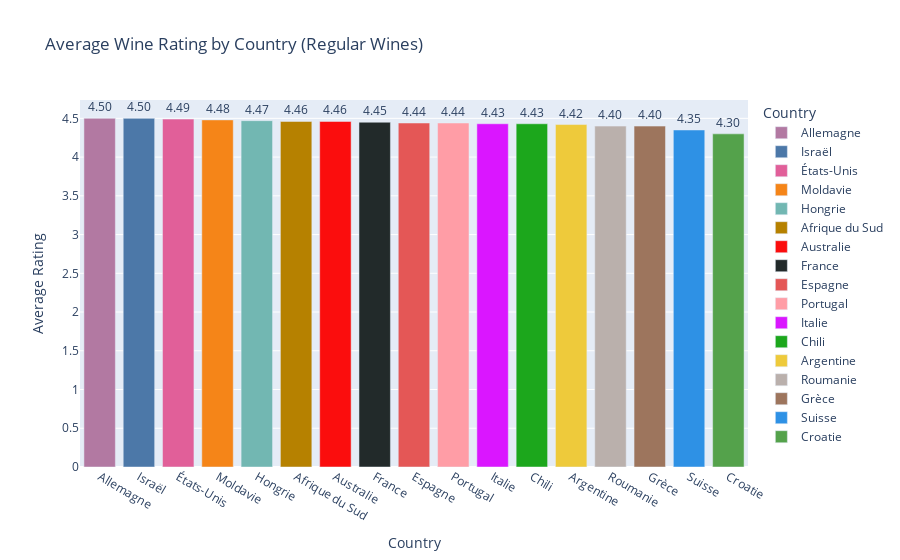
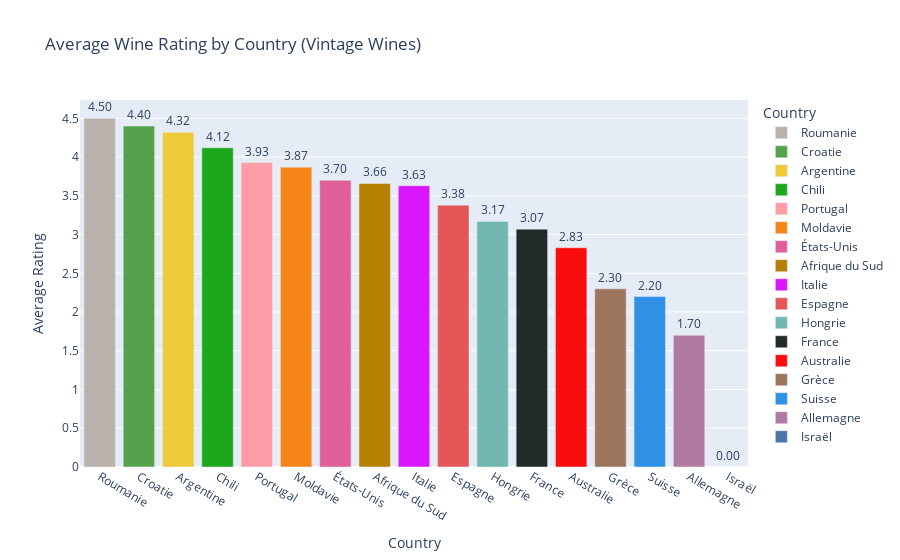

The notebook cell saved with these charts, in order:
### Code cell
df_countries = pd.read_csv("06_part_01.csv")
df_vintages = pd.read_csv("06_part_02.csv")

regular_countries = ['Allemagne', 'Israël', 'États-Unis', 'Moldavie', 'Hongrie', 
                     'Afrique du Sud', 'Australie', 'France', 'Espagne', 'Portugal', 
                     'Chili', 'Italie', 'Argentine', 'Grèce', 'Roumanie', 'Suisse', 'Croatie']

vintage_countries = ['Roumanie', 'Croatie', 'Argentine', 'Chili', 'Portugal', 
                     'Moldavie', 'États-Unis', 'Afrique du Sud', 'Italie', 'Espagne', 
                     'Hongrie', 'France', 'Australie', 'Grèce', 'Suisse', 
                     'Allemagne', 'Israël']

all_countries = list(set(regular_countries + vintage_countries))

extended_palette = px.colors.qualitative.T10 + px.colors.qualitative.Dark24 + px.colors.qualitative.Set3

if len(all_countries) > len(extended_palette):
    extended_palette = extended_palette * (len(all_countries) // len(extended_palette) + 1)

country_color_map = {country: extended_palette[i] for i, country in enumerate(all_countries)}

country_avg_ratings = df_countries.groupby('country_name')['average_rating'].mean().round(2).reset_index()
country_avg_ratings = country_avg_ratings.sort_values(by='average_rating', ascending=False)

fig_country = px.bar(
    country_avg_ratings, 
    x='country_name', 
    y='average_rating', 
    title='Average Wine Rating by Country (Regular Wines)',
    labels={'average_rating': 'Average Rating', 'country_name': 'Country'},
    text='average_rating',
    color='country_name',
    color_discrete_map=country_color_map  
)

fig_country.update_traces(texttemplate='%{text:.2f}', textposition='outside')
fig_country.update_layout(uniformtext_minsize=8, uniformtext_mode='hide')

fig_country.show()

vintage_country_avg_ratings = df_vintages.groupby('country_name')['average_rating'].mean().round(2).reset_index()
vintage_country_avg_ratings = vintage_country_avg_ratings.sort_values(by='average_rating', ascending=False)

fig_vintage_country = px.bar(
    vintage_country_avg_ratings, 
    x='country_name', 
    y='average_rating', 
    title='Average Wine Rating by Country (Vintage Wines)',
    labels={'average_rating': 'Average Rating', 'country_name': 'Country'},
    text='average_rating',
    color='country_name',
    color_discrete_map=country_color_map  
)

fig_vintage_country.update_traces(texttemplate='%{text:.2f}', textposition='outside')
fig_vintage_country.update_layout(uniformtext_minsize=8, uniformtext_mode='hide')

fig_vintage_country.show()

### Figure 1 — Plotly figure (JSON) as saved in the notebook; plotly's stock layout.template omitted (floating-point values rounded to 4 significant figures)
{"data": [{"alignmentgroup": "True", "hovertemplate": "Country=%{x}<br>Average Rating=%{text}<extra></extra>", "legendgroup": "Allemagne", "marker": {"color": "#B279A2", "pattern": {"shape": ""}}, "name": "Allemagne", "offsetgroup": "Allemagne", "orientation": "v", "showlegend": true, "text": [4.5], "textposition": "outside", "texttemplate": "%{text:.2f}", "type": "bar", "x": ["Allemagne"], "xaxis": "x", "y": [4.5], "yaxis": "y"}, {"alignmentgroup": "True", "hovertemplate": "Country=%{x}<br>Average Rating=%{text}<extra></extra>", "legendgroup": "Israël", "marker": {"color": "#4C78A8", "pattern": {"shape": ""}}, "name": "Israël", "offsetgroup": "Israël", "orientation": "v", "showlegend": true, "text": [4.5], "textposition": "outside", "texttemplate": "%{text:.2f}", "type": "bar", "x": ["Israël"], "xaxis": "x", "y": [4.5], "yaxis": "y"}, {"alignmentgroup": "True", "hovertemplate": "Country=%{x}<br>Average Rating=%{text}<extra></extra>", "legendgroup": "États-Unis", "marker": {"color": "#E15F99", "pattern": {"shape": ""}}, "name": "États-Unis", "offsetgroup": "États-Unis", "orientation": "v", "showlegend": true, "text": [4.49], "textposition": "outside", "texttemplate": "%{text:.2f}", "type": "bar", "x": ["États-Unis"], "xaxis": "x", "y": [4.49], "yaxis": "y"}, {"alignmentgroup": "True", "hovertemplate": "Country=%{x}<br>Average Rating=%{text}<extra></extra>", "legendgroup": "Moldavie", "marker": {"color": "#F58518", "pattern": {"shape": ""}}, "name": "Moldavie", "offsetgroup": "Moldavie", "orientation": "v", "showlegend": true, "text": [4.48], "textposition": "outside", "texttemplate": "%{text:.2f}", "type": "bar", "x": ["Moldavie"], "xaxis": "x", "y": [4.48], "yaxis": "y"}, {"alignmentgroup": "True", "hovertemplate": "Country=%{x}<br>Average Rating=%{text}<extra></extra>", "legendgroup": "Hongrie", "marker": {"color": "#72B7B2", "pattern": {"shape": ""}}, "name": "Hongrie", "offsetgroup": "Hongrie", "orientation": "v", "showlegend": true, "text": [4.47], "textposition": "outside", "texttemplate": "%{text:.2f}", "type": "bar", "x": ["Hongrie"], "xaxis": "x", "y": [4.47], "yaxis": "y"}, {"alignmentgroup": "True", "hovertemplate": "Country=%{x}<br>Average Rating=%{text}<extra></extra>", "legendgroup": "Afrique du Sud", "marker": {"color": "#B68100", "pattern": {"shape": ""}}, "name": "Afrique du Sud", "offsetgroup": "Afrique du Sud", "orientation": "v", "showlegend": true, "text": [4.46], "textposition": "outside", "texttemplate": "%{text:.2f}", "type": "bar", "x": ["Afrique du Sud"], "xaxis": "x", "y": [4.46], "yaxis": "y"}, {"alignmentgroup": "True", "hovertemplate": "Country=%{x}<br>Average Rating=%{text}<extra></extra>", "legendgroup": "Australie", "marker": {"color": "#FB0D0D", "pattern": {"shape": ""}}, "name": "Australie", "offsetgroup": "Australie", "orientation": "v", "showlegend": true, "text": [4.46], "textposition": "outside", "texttemplate": "%{text:.2f}", "type": "bar", "x": ["Australie"], "xaxis": "x", "y": [4.46], "yaxis": "y"}, {"alignmentgroup": "True", "hovertemplate": "Country=%{x}<br>Average Rating=%{text}<extra></extra>", "legendgroup": "France", "marker": {"color": "#222A2A", "pattern": {"shape": ""}}, "name": "France", "offsetgroup": "France", "orientation": "v", "showlegend": true, "text": [4.45], "textposition": "outside", "texttemplate": "%{text:.2f}", "type": "bar", "x": ["France"], "xaxis": "x", "y": [4.45], "yaxis": "y"}, {"alignmentgroup": "True", "hovertemplate": "Country=%{x}<br>Average Rating=%{text}<extra></extra>", "legendgroup": "Espagne", "marker": {"color": "#E45756", "pattern": {"shape": ""}}, "name": "Espagne", "offsetgroup": "Espagne", "orientation": "v", "showlegend": true, "text": [4.44], "textposition": "outside", "texttemplate": "%{text:.2f}", "type": "bar", "x": ["Espagne"], "xaxis": "x", "y": [4.44], "yaxis": "y"}, {"alignmentgroup": "True", "hovertemplate": "Country=%{x}<br>Average Rating=%{text}<extra></extra>", "legendgroup": "Portugal", "marker": {"color": "#FF9DA6", "pattern": {"shape": ""}}, "name": "Portugal", "offsetgroup": "Portugal", "orientation": "v", "showlegend": true, "text": [4.44], "textposition": "outside", "texttemplate": "%{text:.2f}", "type": "bar", "x": ["Portugal"], "xaxis": "x", "y": [4.44], "yaxis": "y"}, {"alignmentgroup": "True", "hovertemplate": "Country=%{x}<br>Average Rating=%{text}<extra></extra>", "legendgroup": "Italie", "marker": {"color": "#DA16FF", "pattern": {"shape": ""}}, "name": "Italie", "offsetgroup": "Italie", "orientation": "v", "showlegend": true, "text": [4.43], "textposition": "outside", "texttemplate": "%{text:.2f}", "type": "bar", "x": ["Italie"], "xaxis": "x", "y": [4.43], "yaxis": "y"}, {"alignmentgroup": "True", "hovertemplate": "Country=%{x}<br>Average Rating=%{text}<extra></extra>", "legendgroup": "Chili", "marker": {"color": "#1CA71C", "pattern": {"shape": ""}}, "name": "Chili", "offsetgroup": "Chili", "orientation": "v", "showlegend": true, "text": [4.43], "textposition": "outside", "texttemplate": "%{text:.2f}", "type": "bar", "x": ["Chili"], "xaxis": "x", "y": [4.43], "yaxis": "y"}, {"alignmentgroup": "True", "hovertemplate": "Country=%{x}<br>Average Rating=%{text}<extra></extra>", "legendgroup": "Argentine", "marker": {"color": "#EECA3B", "pattern": {"shape": ""}}, "name": "Argentine", "offsetgroup": "Argentine", "orientation": "v", "showlegend": true, "text": [4.42], "textposition": "outside", "texttemplate": "%{text:.2f}", "type": "bar", "x": ["Argentine"], "xaxis": "x", "y": [4.42], "yaxis": "y"}, {"alignmentgroup": "True", "hovertemplate": "Country=%{x}<br>Average Rating=%{text}<extra></extra>", "legendgroup": "Roumanie", "marker": {"color": "#BAB0AC", "pattern": {"shape": ""}}, "name": "Roumanie", "offsetgroup": "Roumanie", "orientation": "v", "showlegend": true, "text": [4.4], "textposition": "outside", "texttemplate": "%{text:.2f}", "type": "bar", "x": ["Roumanie"], "xaxis": "x", "y": [4.4], "yaxis": "y"}, {"alignmentgroup": "True", "hovertemplate": "Country=%{x}<br>Average Rating=%{text}<extra></extra>", "legendgroup": "Grèce", "marker": {"color": "#9D755D", "pattern": {"shape": ""}}, "name": "Grèce", "offsetgroup": "Grèce", "orientation": "v", "showlegend": true, "text": [4.4], "textposition": "outside", "texttemplate": "%{text:.2f}", "type": "bar", "x": ["Grèce"], "xaxis": "x", "y": [4.4], "yaxis": "y"}, {"alignmentgroup": "True", "hovertemplate": "Country=%{x}<br>Average Rating=%{text}<extra></extra>", "legendgroup": "Suisse", "marker": {"color": "#2E91E5", "pattern": {"shape": ""}}, "name": "Suisse", "offsetgroup": "Suisse", "orientation": "v", "showlegend": true, "text": [4.35], "textposition": "outside", "texttemplate": "%{text:.2f}", "type": "bar", "x": ["Suisse"], "xaxis": "x", "y": [4.35], "yaxis": "y"}, {"alignmentgroup": "True", "hovertemplate": "Country=%{x}<br>Average Rating=%{text}<extra></extra>", "legendgroup": "Croatie", "marker": {"color": "#54A24B", "pattern": {"shape": ""}}, "name": "Croatie", "offsetgroup": "Croatie", "orientation": "v", "showlegend": true, "text": [4.3], "textposition": "outside", "texttemplate": "%{text:.2f}", "type": "bar", "x": ["Croatie"], "xaxis": "x", "y": [4.3], "yaxis": "y"}], "layout": {"barmode": "relative", "legend": {"title": {"text": "Country"}, "tracegroupgap": 0}, "title": {"text": "Average Wine Rating by Country (Regular Wines)"}, "uniformtext": {"minsize": 8, "mode": "hide"}, "xaxis": {"anchor": "y", "categoryarray": ["Allemagne", "Israël", "États-Unis", "Moldavie", "Hongrie", "Afrique du Sud", "Australie", "France", "Espagne", "Portugal", "Italie", "Chili", "Argentine", "Roumanie", "Grèce", "Suisse", "Croatie"], "categoryorder": "array", "domain": [0, 1], "title": {"text": "Country"}}, "yaxis": {"anchor": "x", "domain": [0, 1], "title": {"text": "Average Rating"}}}}

### Figure 2 — Plotly figure (JSON) as saved in the notebook; plotly's stock layout.template omitted (floating-point values rounded to 4 significant figures)
{"data": [{"alignmentgroup": "True", "hovertemplate": "Country=%{x}<br>Average Rating=%{text}<extra></extra>", "legendgroup": "Roumanie", "marker": {"color": "#BAB0AC", "pattern": {"shape": ""}}, "name": "Roumanie", "offsetgroup": "Roumanie", "orientation": "v", "showlegend": true, "text": [4.5], "textposition": "outside", "texttemplate": "%{text:.2f}", "type": "bar", "x": ["Roumanie"], "xaxis": "x", "y": [4.5], "yaxis": "y"}, {"alignmentgroup": "True", "hovertemplate": "Country=%{x}<br>Average Rating=%{text}<extra></extra>", "legendgroup": "Croatie", "marker": {"color": "#54A24B", "pattern": {"shape": ""}}, "name": "Croatie", "offsetgroup": "Croatie", "orientation": "v", "showlegend": true, "text": [4.4], "textposition": "outside", "texttemplate": "%{text:.2f}", "type": "bar", "x": ["Croatie"], "xaxis": "x", "y": [4.4], "yaxis": "y"}, {"alignmentgroup": "True", "hovertemplate": "Country=%{x}<br>Average Rating=%{text}<extra></extra>", "legendgroup": "Argentine", "marker": {"color": "#EECA3B", "pattern": {"shape": ""}}, "name": "Argentine", "offsetgroup": "Argentine", "orientation": "v", "showlegend": true, "text": [4.32], "textposition": "outside", "texttemplate": "%{text:.2f}", "type": "bar", "x": ["Argentine"], "xaxis": "x", "y": [4.32], "yaxis": "y"}, {"alignmentgroup": "True", "hovertemplate": "Country=%{x}<br>Average Rating=%{text}<extra></extra>", "legendgroup": "Chili", "marker": {"color": "#1CA71C", "pattern": {"shape": ""}}, "name": "Chili", "offsetgroup": "Chili", "orientation": "v", "showlegend": true, "text": [4.12], "textposition": "outside", "texttemplate": "%{text:.2f}", "type": "bar", "x": ["Chili"], "xaxis": "x", "y": [4.12], "yaxis": "y"}, {"alignmentgroup": "True", "hovertemplate": "Country=%{x}<br>Average Rating=%{text}<extra></extra>", "legendgroup": "Portugal", "marker": {"color": "#FF9DA6", "pattern": {"shape": ""}}, "name": "Portugal", "offsetgroup": "Portugal", "orientation": "v", "showlegend": true, "text": [3.93], "textposition": "outside", "texttemplate": "%{text:.2f}", "type": "bar", "x": ["Portugal"], "xaxis": "x", "y": [3.93], "yaxis": "y"}, {"alignmentgroup": "True", "hovertemplate": "Country=%{x}<br>Average Rating=%{text}<extra></extra>", "legendgroup": "Moldavie", "marker": {"color": "#F58518", "pattern": {"shape": ""}}, "name": "Moldavie", "offsetgroup": "Moldavie", "orientation": "v", "showlegend": true, "text": [3.87], "textposition": "outside", "texttemplate": "%{text:.2f}", "type": "bar", "x": ["Moldavie"], "xaxis": "x", "y": [3.87], "yaxis": "y"}, {"alignmentgroup": "True", "hovertemplate": "Country=%{x}<br>Average Rating=%{text}<extra></extra>", "legendgroup": "États-Unis", "marker": {"color": "#E15F99", "pattern": {"shape": ""}}, "name": "États-Unis", "offsetgroup": "États-Unis", "orientation": "v", "showlegend": true, "text": [3.7], "textposition": "outside", "texttemplate": "%{text:.2f}", "type": "bar", "x": ["États-Unis"], "xaxis": "x", "y": [3.7], "yaxis": "y"}, {"alignmentgroup": "True", "hovertemplate": "Country=%{x}<br>Average Rating=%{text}<extra></extra>", "legendgroup": "Afrique du Sud", "marker": {"color": "#B68100", "pattern": {"shape": ""}}, "name": "Afrique du Sud", "offsetgroup": "Afrique du Sud", "orientation": "v", "showlegend": true, "text": [3.66], "textposition": "outside", "texttemplate": "%{text:.2f}", "type": "bar", "x": ["Afrique du Sud"], "xaxis": "x", "y": [3.66], "yaxis": "y"}, {"alignmentgroup": "True", "hovertemplate": "Country=%{x}<br>Average Rating=%{text}<extra></extra>", "legendgroup": "Italie", "marker": {"color": "#DA16FF", "pattern": {"shape": ""}}, "name": "Italie", "offsetgroup": "Italie", "orientation": "v", "showlegend": true, "text": [3.63], "textposition": "outside", "texttemplate": "%{text:.2f}", "type": "bar", "x": ["Italie"], "xaxis": "x", "y": [3.63], "yaxis": "y"}, {"alignmentgroup": "True", "hovertemplate": "Country=%{x}<br>Average Rating=%{text}<extra></extra>", "legendgroup": "Espagne", "marker": {"color": "#E45756", "pattern": {"shape": ""}}, "name": "Espagne", "offsetgroup": "Espagne", "orientation": "v", "showlegend": true, "text": [3.38], "textposition": "outside", "texttemplate": "%{text:.2f}", "type": "bar", "x": ["Espagne"], "xaxis": "x", "y": [3.38], "yaxis": "y"}, {"alignmentgroup": "True", "hovertemplate": "Country=%{x}<br>Average Rating=%{text}<extra></extra>", "legendgroup": "Hongrie", "marker": {"color": "#72B7B2", "pattern": {"shape": ""}}, "name": "Hongrie", "offsetgroup": "Hongrie", "orientation": "v", "showlegend": true, "text": [3.17], "textposition": "outside", "texttemplate": "%{text:.2f}", "type": "bar", "x": ["Hongrie"], "xaxis": "x", "y": [3.17], "yaxis": "y"}, {"alignmentgroup": "True", "hovertemplate": "Country=%{x}<br>Average Rating=%{text}<extra></extra>", "legendgroup": "France", "marker": {"color": "#222A2A", "pattern": {"shape": ""}}, "name": "France", "offsetgroup": "France", "orientation": "v", "showlegend": true, "text": [3.07], "textposition": "outside", "texttemplate": "%{text:.2f}", "type": "bar", "x": ["France"], "xaxis": "x", "y": [3.07], "yaxis": "y"}, {"alignmentgroup": "True", "hovertemplate": "Country=%{x}<br>Average Rating=%{text}<extra></extra>", "legendgroup": "Australie", "marker": {"color": "#FB0D0D", "pattern": {"shape": ""}}, "name": "Australie", "offsetgroup": "Australie", "orientation": "v", "showlegend": true, "text": [2.83], "textposition": "outside", "texttemplate": "%{text:.2f}", "type": "bar", "x": ["Australie"], "xaxis": "x", "y": [2.83], "yaxis": "y"}, {"alignmentgroup": "True", "hovertemplate": "Country=%{x}<br>Average Rating=%{text}<extra></extra>", "legendgroup": "Grèce", "marker": {"color": "#9D755D", "pattern": {"shape": ""}}, "name": "Grèce", "offsetgroup": "Grèce", "orientation": "v", "showlegend": true, "text": [2.3], "textposition": "outside", "texttemplate": "%{text:.2f}", "type": "bar", "x": ["Grèce"], "xaxis": "x", "y": [2.3], "yaxis": "y"}, {"alignmentgroup": "True", "hovertemplate": "Country=%{x}<br>Average Rating=%{text}<extra></extra>", "legendgroup": "Suisse", "marker": {"color": "#2E91E5", "pattern": {"shape": ""}}, "name": "Suisse", "offsetgroup": "Suisse", "orientation": "v", "showlegend": true, "text": [2.2], "textposition": "outside", "texttemplate": "%{text:.2f}", "type": "bar", "x": ["Suisse"], "xaxis": "x", "y": [2.2], "yaxis": "y"}, {"alignmentgroup": "True", "hovertemplate": "Country=%{x}<br>Average Rating=%{text}<extra></extra>", "legendgroup": "Allemagne", "marker": {"color": "#B279A2", "pattern": {"shape": ""}}, "name": "Allemagne", "offsetgroup": "Allemagne", "orientation": "v", "showlegend": true, "text": [1.7], "textposition": "outside", "texttemplate": "%{text:.2f}", "type": "bar", "x": ["Allemagne"], "xaxis": "x", "y": [1.7], "yaxis": "y"}, {"alignmentgroup": "True", "hovertemplate": "Country=%{x}<br>Average Rating=%{text}<extra></extra>", "legendgroup": "Israël", "marker": {"color": "#4C78A8", "pattern": {"shape": ""}}, "name": "Israël", "offsetgroup": "Israël", "orientation": "v", "showlegend": true, "text": [0], "textposition": "outside", "texttemplate": "%{text:.2f}", "type": "bar", "x": ["Israël"], "xaxis": "x", "y": [0], "yaxis": "y"}], "layout": {"barmode": "relative", "legend": {"title": {"text": "Country"}, "tracegroupgap": 0}, "title": {"text": "Average Wine Rating by Country (Vintage Wines)"}, "uniformtext": {"minsize": 8, "mode": "hide"}, "xaxis": {"anchor": "y", "categoryarray": ["Roumanie", "Croatie", "Argentine", "Chili", "Portugal", "Moldavie", "États-Unis", "Afrique du Sud", "Italie", "Espagne", "Hongrie", "France", "Australie", "Grèce", "Suisse", "Allemagne", "Israël"], "categoryorder": "array", "domain": [0, 1], "title": {"text": "Country"}}, "yaxis": {"anchor": "x", "domain": [0, 1], "title": {"text": "Average Rating"}}}}
